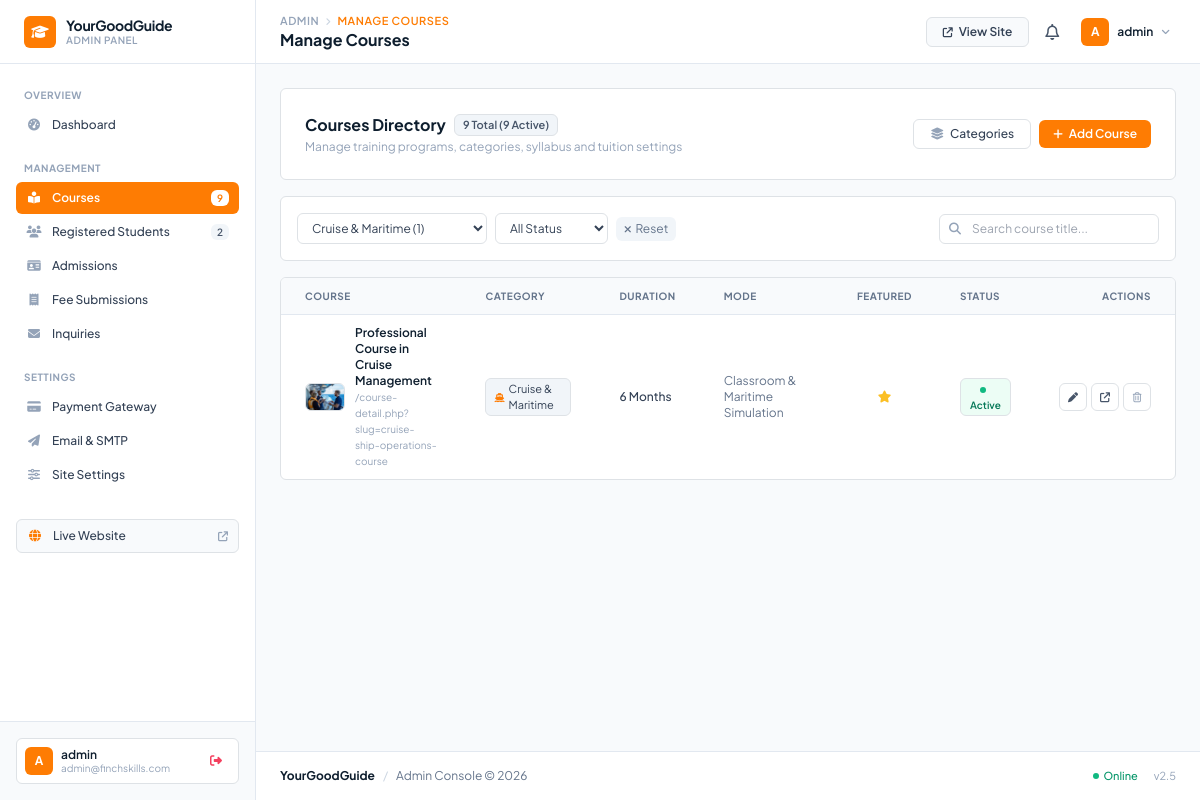
Screenshot of /admin/courses.php?category=9 (signed in) with the database file from the repository.
### tables this page shows
CREATE TABLE `courses` (
  `id` int(11) NOT NULL AUTO_INCREMENT,
  `category_id` int(11) NOT NULL,
  `title` varchar(255) NOT NULL,
  `slug` varchar(255) NOT NULL,
  `duration` varchar(50) DEFAULT '6 Months',
  `study_mode` varchar(60) DEFAULT 'Online / Offline',
  `image` varchar(255) DEFAULT NULL,
  `short_desc` text DEFAULT NULL,
  `full_desc` longtext DEFAULT NULL,
  `what_you_learn` longtext DEFAULT NULL,
  `how_we_teach` longtext DEFAULT NULL,
  `career_roles` text DEFAULT NULL,
  `eligibility` varchar(255) DEFAULT '10+2 / Any Graduate',
  `certification` varchar(255) DEFAULT 'Industry Recognized Certification',
  `is_featured` tinyint(1) DEFAULT 1,
  `status` enum('active','inactive') DEFAULT 'active',
  `created_at` timestamp NOT NULL DEFAULT current_timestamp(),
  PRIMARY KEY (`id`),
  UNIQUE KEY `slug` (`slug`),
  KEY `category_id` (`category_id`),
  CONSTRAINT `courses_ibfk_1` FOREIGN KEY (`category_id`) REFERENCES `course_categories` (`id`) ON DELETE CASCADE
);

CREATE TABLE `course_categories` (
  `id` int(11) NOT NULL AUTO_INCREMENT,
  `name` varchar(150) NOT NULL,
  `slug` varchar(150) NOT NULL,
  `icon` varchar(60) DEFAULT 'fa-graduation-cap',
  `status` enum('active','inactive') DEFAULT 'active',
  `created_at` timestamp NOT NULL DEFAULT current_timestamp(),
  PRIMARY KEY (`id`),
  UNIQUE KEY `slug` (`slug`)
);

### admin/courses.php (the view, shortened to what this page needs)
<?php
require_once __DIR__ . '/includes/auth.php';
$total_count = (int)$pdo->query("SELECT COUNT(*) FROM courses")->fetchColumn();
$active_count = (int)$pdo->query("SELECT COUNT(*) FROM courses WHERE status = 'active'")->fetchColumn();
$categories = $pdo->query("SELECT c.*, (SELECT COUNT(*) FROM courses WHERE category_id = c.id) as course_count
                           FROM course_categories c ORDER BY c.name ASC")->fetchAll();
$selected_category = isset($_GET['category']) ? (int)$_GET['category'] : 0;
$selected_status = trim($_GET['status'] ?? '');
$search = trim($_GET['search'] ?? '');
$query = "SELECT cr.*, cat.name as category_name, cat.icon as category_icon
          FROM courses cr
          JOIN course_categories cat ON cr.category_id = cat.id
          WHERE 1=1";
$params = [];
if ($selected_category > 0) {
    $query .= " AND cr.category_id = ?";
    $params[] = $selected_category;
}
$query .= " ORDER BY cr.id DESC";
$stmt = $pdo->prepare($query);
$stmt->execute($params);
$courses = $stmt->fetchAll();
require_once __DIR__ . '/includes/header.php';
?>
<div class="space-y-4">
    <div class="flex flex-col sm:flex-row sm:items-center justify-between gap-3 bg-white p-4 rounded-md border border-slate-200">
        <div>
            <div class="flex items-center gap-2">
                <h2 class="text-base font-bold text-[#0e1e2e]">Courses Directory</h2>
                <span class="px-2 py-0.5 text-[11px] font-semibold bg-slate-100 text-slate-600 rounded border border-slate-200">
                    <?= $total_count ?> Total (<?= $active_count ?> Active)
                </span>
            </div>
            <p class="text-xs text-slate-400 mt-0.5">Manage training programs, categories, syllabus and tuition settings</p>
        </div>
        <div class="flex items-center gap-2">
            <button type="button" data-bs-toggle="modal" data-bs-target="#categoryModal" class="px-3 py-1.5 text-xs font-medium text-slate-700 bg-white border border-slate-200 hover:bg-slate-50 hover:text-[#fe7c03] rounded-md transition-colors flex items-center gap-1.5">
                <i class="fa-solid fa-layer-group text-slate-400"></i>
                <span>Categories</span>
            </button>
            <a href="course-add.php" class="px-3.5 py-1.5 text-xs font-semibold text-white bg-[#fe7c03] hover:bg-[#ea6c00] rounded-md transition-colors flex items-center gap-1.5 no-underline">
                <i class="fa-solid fa-plus text-[11px]"></i>
                <span>Add Course</span>
            </a>
        </div>
    </div>
    <div class="bg-white border border-slate-200 rounded-md p-3">
        <form method="GET" action="courses.php" class="flex flex-wrap items-center justify-between gap-2.5">
            <div class="flex flex-wrap items-center gap-2">
                <select name="category" onchange="this.form.submit()" class="text-xs bg-white border border-slate-200 rounded-md px-2.5 py-1.5 text-slate-700 focus:outline-none focus:border-[#fe7c03]">
                    <?php foreach ($categories as $cat): ?>
                        <option value="<?= $cat['id'] ?>" <?= $selected_category === (int)$cat['id'] ? 'selected' : '' ?>>
                            <?= htmlspecialchars($cat['name']) ?> (<?= $cat['course_count'] ?>)
                        </option>
                    <?php endforeach; ?>
                </select>
                <select name="status" onchange="this.form.submit()" class="text-xs bg-white border border-slate-200 rounded-md px-2.5 py-1.5 text-slate-700 focus:outline-none focus:border-[#fe7c03]">
                    <option value="">All Status</option>
                </select>
                <?php if ($selected_category > 0 || !empty($selected_status) || !empty($search)): ?>
                    <a href="courses.php" class="px-2 py-1 text-xs text-slate-500 hover:text-slate-800 bg-slate-100 hover:bg-slate-200 rounded transition-colors flex items-center gap-1 no-underline">
                        <i class="fa-solid fa-xmark text-[10px]"></i> Reset
                    </a>
                <?php endif; ?>
            </div>
            <div class="relative min-w-[220px]">
                <i class="fa-solid fa-magnifying-glass absolute left-2.5 top-1/2 -translate-y-1/2 text-slate-400 text-xs"></i>
                <input type="text" name="search" placeholder="Search course title..." value="<?= htmlspecialchars($search) ?>" class="w-full text-xs pl-8 pr-3 py-1.5 bg-white border border-slate-200 rounded-md focus:outline-none focus:border-[#fe7c03] text-slate-800">
            </div>
        </form>
    </div>
    <div class="bg-white border border-slate-200 rounded-md overflow-hidden">
        <div class="overflow-x-auto">
            <table class="w-full text-left text-xs">
                <thead class="bg-slate-50 border-b border-slate-200 text-slate-500 font-semibold uppercase text-[10px] tracking-wider">
                    <tr>
                        <th class="px-4 py-2.5">Course</th>
                        <th class="px-4 py-2.5">Category</th>
                        <th class="px-4 py-2.5">Duration</th>
                        <th class="px-4 py-2.5">Mode</th>
                        <th class="px-4 py-2.5 text-center">Featured</th>
                        <th class="px-4 py-2.5">Status</th>
                        <th class="px-4 py-2.5 text-right">Actions</th>
                    </tr>
                </thead>
                <tbody class="divide-y divide-slate-100">
                    <?php if (empty($courses)): ?>
                        <tr>
                            <td colspan="7" class="px-4 py-8 text-center text-slate-400">
                                <i class="fa-regular fa-folder-open text-2xl mb-1 text-slate-300 block"></i>
                                <span class="font-semibold text-slate-700 block">No courses found</span>
                                <span class="text-[11px]">Try changing your filters or add a new course.</span>
                            </td>
                        </tr>
                    <?php else: ?>
                        <?php foreach ($courses as $c): ?>
                            <tr class="hover:bg-slate-50/80 transition-colors">
                                <td class="px-4 py-2.5">
                                    <div class="flex items-center gap-2.5">
                                        <?php if (!empty($c['image'])): ?>
                                            <img src="../<?= htmlspecialchars($c['image']) ?>" alt="" class="w-10 h-7 rounded object-cover border border-slate-200 bg-slate-100 shrink-0">
                                        <?php else: ?>
                                            <div class="w-10 h-7 rounded border border-slate-200 bg-slate-100 flex items-center justify-center text-slate-400 shrink-0">
                                                <i class="fa-solid <?= htmlspecialchars($c['category_icon']) ?> text-[10px]"></i>
                                            </div>
                                        <?php endif; ?>
                                        <div>
                                            <a href="course-edit.php?id=<?= $c['id'] ?>" class="font-semibold text-[#0e1e2e] hover:text-[#fe7c03] no-underline block">
                                                <?= htmlspecialchars($c['title']) ?>
                                            </a>
                                            <span class="text-[10px] text-slate-400">/course-detail.php?slug=<?= htmlspecialchars($c['slug']) ?></span>
                                        </div>
                                    </div>
                                </td>
                                <td class="px-4 py-2.5">
                                    <span class="inline-flex items-center gap-1 text-[11px] px-2 py-0.5 rounded bg-slate-100 text-slate-700 border border-slate-200">
                                        <i class="fa-solid <?= htmlspecialchars($c['category_icon']) ?> text-[9px] text-[#fe7c03]"></i>
                                        <?= htmlspecialchars($c['category_name']) ?>
                                    </span>
                                </td>
                                <td class="px-4 py-2.5 text-slate-700 font-medium"><?= htmlspecialchars($c['duration']) ?></td>
                                <td class="px-4 py-2.5 text-slate-500"><?= htmlspecialchars($c['study_mode']) ?></td>
                                <td class="px-4 py-2.5 text-center">
                                    <form method="POST" action="courses.php" class="inline-block">
                                        <button type="submit" class="p-1 text-xs text-slate-300 hover:text-amber-400 transition-colors" title="Toggle Featured">
                                            <?php if ($c['is_featured']): ?>
                                                <i class="fa-solid fa-star text-amber-400"></i>
                                            <?php else: ?>
                                                <i class="fa-regular fa-star text-slate-300"></i>
                                            <?php endif; ?>
                                        </button>
                                    </form>
                                </td>
                                <td class="px-4 py-2.5">
                                    <form method="POST" action="courses.php" class="inline-block">
                                        <button type="submit" class="px-2 py-0.5 text-[10px] font-semibold rounded transition-colors <?= $c['status'] === 'active' ? 'bg-emerald-50 text-emerald-700 border border-emerald-200' : 'bg-slate-100 text-slate-500 border border-slate-200' ?>" title="Click to toggle status">
                                            <span class="inline-block w-1.5 h-1.5 rounded-full <?= $c['status'] === 'active' ? 'bg-emerald-500' : 'bg-slate-400' ?> mr-1"></span>
                                            <?= ucfirst($c['status']) ?>
                                        </button>
                                    </form>
                                </td>
                                <td class="px-4 py-2.5 text-right">
                                    <div class="inline-flex items-center gap-1">
                                        <a href="course-edit.php?id=<?= $c['id'] ?>" class="w-7 h-7 rounded border border-slate-200 bg-white text-slate-600 hover:text-[#fe7c03] hover:border-orange-200 flex items-center justify-center transition-colors no-underline" title="Edit Course">
                                            <i class="fa-solid fa-pen text-[10px]"></i>
                                        </a>
                                        <a href="../course-detail.php?slug=<?= htmlspecialchars($c['slug']) ?>" target="_blank" class="w-7 h-7 rounded border border-slate-200 bg-white text-slate-600 hover:text-sky-600 hover:border-sky-200 flex items-center justify-center transition-colors no-underline" title="Public Preview">
                                            <i class="fa-solid fa-arrow-up-right-from-square text-[10px]"></i>
                                        </a>
                                        <form method="POST" action="courses.php" onsubmit="return confirm('Delete course \'<?= htmlspecialchars(addslashes($c['title'])) ?>\'?');" class="inline-block">
                                            <button type="submit" class="w-7 h-7 rounded border border-slate-200 bg-white text-slate-400 hover:text-rose-600 hover:border-rose-200 flex items-center justify-center transition-colors" title="Delete Course">
                                                <i class="fa-regular fa-trash-can text-[10px]"></i>
                                            </button>
                                        </form>
                                    </div>
                                </td>
                            </tr>
                        <?php endforeach; ?>
                    <?php endif; ?>
                </tbody>
            </table>
        </div>
    </div>
</div>
<?php require_once __DIR__ . '/includes/footer.php'; ?>

### admin/includes/header.php (style rules this page uses)
body, input, button, select, textarea, table, h1, h2, h3, h4, h5, h6, p, a, div, span:not([class*="fa-"]) { font-family: 'Plus Jakarta Sans', sans-serif; }
body { background-color: #f8fafc; color: #0e1e2e; }

### rows the page displays
courses: image (picture), title "Professional Course in Cruise Management", slug "cruise-ship-operations-course", category.name "Cruise & Maritime", duration "6 Months", study_mode "Classroom & Maritime Simulation", is_featured 1 (drawn), status "Active"

### other values shown
$admin_stats['total_courses'] "9"
$admin_stats['total_students'] "2"
$admin_initial "A"
$admin_name "admin"
$_SESSION['admin_email'] "admin@finchskills.com"
$page_title "MANAGE COURSES"
$page_title "Manage Courses"
$total_count "9"
$active_count "9"
form field category "Cruise & Maritime (1)"
